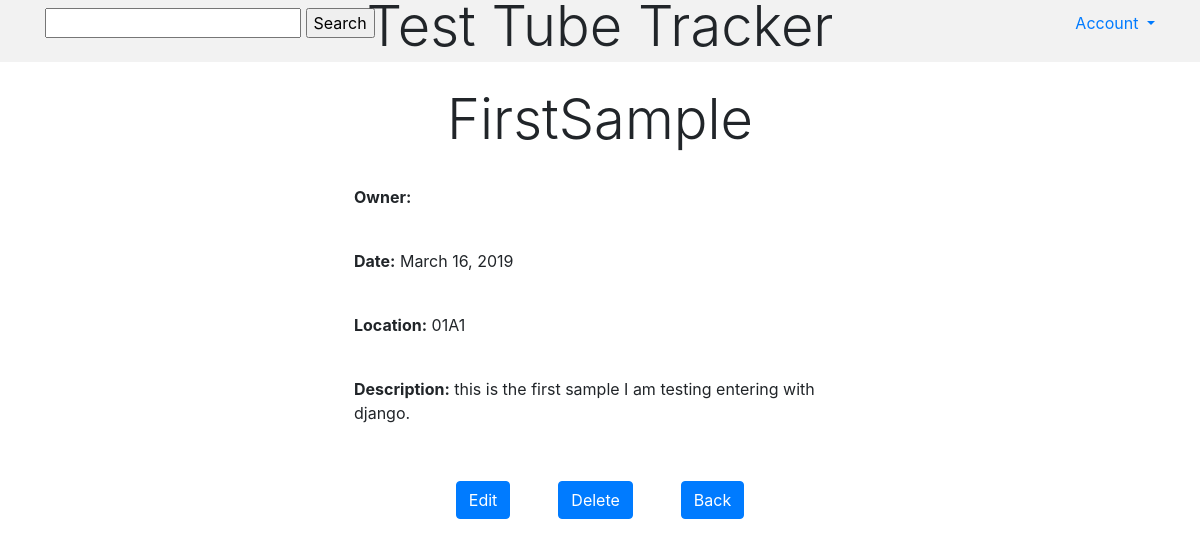
The page /sample/1 on the database its author committed.
### catalog/models.py (models this page shows)
class Sample(models.Model):
    Name = models.CharField(max_length = 50, default = '', help_text='Enter the name of the sample')
    Date = models.DateField(null=True, blank=True)
    Location = models.CharField(max_length = 20, default = '', help_text='Enter the index of the sample in the freezer')
    Description = models.CharField(max_length=500, blank=True, default='', help_text='Optional: enter a brief description of the sample')
    Owner = models.ForeignKey(User, on_delete=models.CASCADE, null=True, blank=True)
    OwnerFullName = models.CharField(max_length = 50, default = '')
    def get_absolute_url(self):
        return reverse('sample-detail', args=[str(self.pk)])

### catalog/views.py (the view)
# urls.py: path('sample/<int:pk>', views.SampleDetailView.as_view(), name='sample-detail'),
class SampleDetailView(generic.DetailView):
    model = Sample

### templates/catalog/sample_detail.html (shortened to what this page needs)
{% load bootstrap4 %}
{% load staticfiles %}
<head>
<link rel="stylesheet" href="{% static 'css/styles.css' %}">
<link rel="stylesheet" href="https://stackpath.bootstrapcdn.com/bootstrap/4.3.1/css/bootstrap.min.css">
  <link rel="stylesheet" href="https://maxcdn.bootstrapcdn.com/font-awesome/4.5.0/css/font-awesome.min.css">
  <link rel="stylesheet" href="http://code.ionicframework.com/ionicons/2.0.1/css/ionicons.min.css">
</head>
{% block content %}
<nav class="navbar navbar-light navbar-fixed-top" style="background-color: #f2f2f2;">
  <div class="container">
  <ul class="nav navbar-nav navbar-left">
    <form action="/search/" method="get">
        <input type="text" name="q">
        <input type="submit" value="Search">
    </form>
    </ul>
    <ul class="nav navbar-nav navbar-center">
    <h1 class="display-4">Test Tube Tracker</h1>
    </ul>
    <ul class="dropdown">
          <a href="#" class="dropdown-toggle" data-toggle="dropdown" role="button" aria-haspopup="true" aria-expanded="false">Account </a>
        </ul>
  </div>
</nav>
<section id="cover">
    <div id="cover-caption">
        <div id="container" class="container">
            <div class="row text-black">
                <div class="col-sm-6 offset-sm-3 text-center">
                    <h1 class="display-4">{{ sample.Name }}</h1>
                    <div class="form-group text-left pl-4" style="display:inline-block">
                      <br>
                      <p><strong>Owner:</strong> {{ sample.OwnerFullName }}</p>
                      <br>
                      <p><strong>Date:</strong> {{ sample.Date }}</p>
                      <br>
                      <p><strong>Location:</strong> {{ sample.Location }}</p>
                      <br>
                      <p><strong>Description:</strong> {{sample.Description}}</p>
                      <br>
                    </div>
                    <br>
                    <div class="row justify-content-center">
                    <div class="px-4">
                    <button  class="btn btn-primary text-white"><a class="text-white" href="{{ sample.get_absolute_url }}/update">Edit</a></button>
                    </div>
                    <div class="px-4">
                    <button  class="btn btn-primary text-white"><a class="text-white" href="{{ sample.get_absolute_url }}/delete">Delete</a></button>
                    </div>
                    <div class="px-4">
                    <button  class="btn btn-primary text-white"><a class="text-white" href="{% url 'sample_list' %}">Back</a></button>
                    </div>
                    </div>
                </div>
            </div>
        </div>
    </div>
</section>
{% endblock %}

### static/css/styles.css (style rules this page uses)
.navbar-nav.navbar-center { position: absolute; left: 50%; transform: translatex(-50%); }

### rows shown on the page
Sample: Name "FirstSample", Date "March 16, 2019", Location "01A1", Description "this is the first sample I am testing entering with django."
